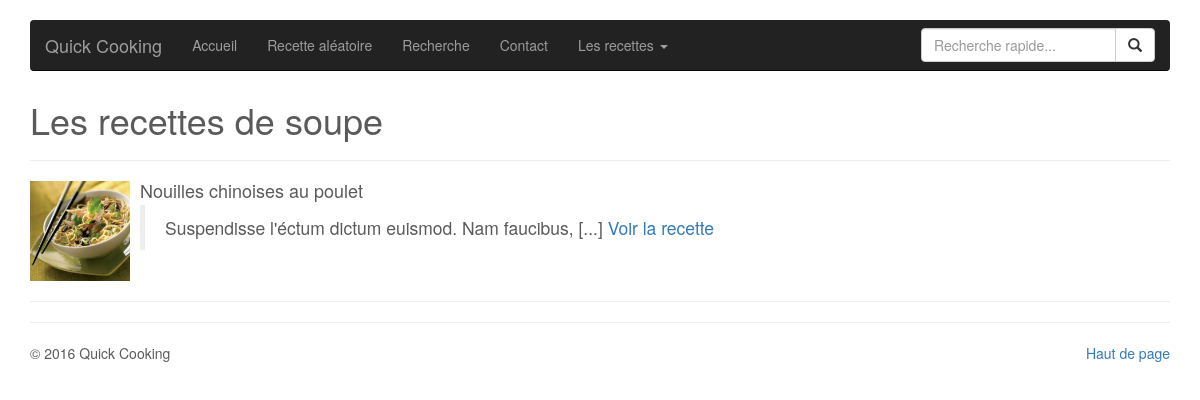
The page /recipes.php?type=3 on the database its author committed.
### tables this page shows
CREATE TABLE IF NOT EXISTS `recipe` (
  `id` int(11) NOT NULL AUTO_INCREMENT,
  `type` tinyint(2) NOT NULL,
  `title` varchar(100) NOT NULL,
  `ingredients` text NOT NULL,
  `content` text NOT NULL,
  `picture` varchar(100) DEFAULT NULL,
  `date` datetime DEFAULT NULL,
  PRIMARY KEY (`id`)
);

### class/Db.class.php (called while the page is built, shortened)
<?php
class Db extends PDO {
    private static $instance;
    public static function getInstance($database = null) {
    	$database = !empty($database) ? $database : self::DB;
    	if (!isset(self::$instance)) {
    		self::$instance = new Db($database);
    	}
    	return self::$instance;
    }
    public static function getParamType($value) {
		return is_numeric($value) ? PDO::PARAM_INT : PDO::PARAM_STR;
	}
	public static function bindValues(&$query, $vars = array()) {
		foreach($vars as $key => $val) {
			$query->bindValue($key, $val, self::getParamType($val));
		}
		return true;
	}
	public static function select($sql, $vars = array()) {
		$query = self::_query($sql, $vars);
		return $query->fetchAll();
	}
	private static function _query($sql, $vars = array()) {
		$db = self::getInstance();
		$query = $db->prepare($sql);
		self::bindValues($query, $vars);
		$query->execute();
		return $query;
	}
}

### class/Model.class.php (called while the page is built, shortened)
<?php
class Model {
	public function __construct($data = array()) {
		foreach($data as $key => $value) {
			$setter = $this->_setter($key);
		}
	}
	public function __get($key) {
		$getter = $this->_getter($key);
		if (method_exists($this, $getter)) {
			return $this->$getter();
		}
	}
	public static function getList($sql, $bindings = array()) {
		return self::_getList(Db::select($sql, $bindings));
	}
	private static function _getList($result) {
		$items = array();
		foreach($result as $item) {
			$items[] = new $entity($item);
		}
		return $items;
	}
	public static function getClass() {
		return ucfirst(get_called_class());
	}
    private function _getter($key) {
    	return Utils::getCamelCase('get'.ucfirst($key));
    }
    private function _setter($key) {
    	return Utils::getCamelCase('set'.ucfirst($key));
    }
}

### config/autoload.conf.php (called while the page is built, shortened)
<?php
function autoLoader($class_name) {
	$class_path = __DIR__.'/../class/'.$class_name.'.class.php';
	if (file_exists($class_path)) {
		return true;
	}
	throw new Exception('[AutoloadError] Class '.$class_name.' in '.$class_path.' not found');
}

### class/Recipe.class.php (called while the page is built, shortened)
<?php
class Recipe extends Model {
	private $id;
	private $title;
	private $content;
	private $picture;
	public static $default_picture = 'img/recipe.png';
	public static $type_labels = array(
		self::RECIP_TYPE_DEFAULT => 'cuisine',
		self::RECIP_TYPE_CAKE => 'gâteaux',
		self::RECIP_TYPE_FAST_FOOD => 'fast food',
		self::RECIP_TYPE_SOUP => 'soupe',
	);
	public static function getTypeLabel($type) {
		if (isset(self::$type_labels[$type])) {
			return self::$type_labels[$type];
		}
		return self::$type_labels[self::RECIP_TYPE_DEFAULT];
	}
	public function getId() {
		return $this->id;
	}
	public function getTitle() {
		return ucfirst($this->title);
	}
	public function getContent($max_length = 0, $end = '...') {
		return Utils::cutString($this->content, $max_length, $end);
	}
	public function getPicture($default = '') {
		$default_picture = $default ?: self::$default_picture;
		if (!empty($this->picture)) {
			$picture_path = 'img/'.$this->picture;
			if (file_exists($picture_path)) {
				return $picture_path;
			}
		}
		return $default_picture;
	}
	public function setId($id) {
		$this->id = $id;
	}
	public function setTitle($title) {
		$this->title = $title;
	}
	public function setContent($content) {
		$this->content = $content;
	}
	public function setPicture($picture) {
		$this->picture = $picture;
	}
}

### class/Utils.class.php (called while the page is built, shortened)
<?php
class Utils {
	public static function getCamelCase($str) {
		return lcfirst(str_replace(' ', '', ucwords(str_replace('_', ' ', $str))));
	}
	public static function cutString($text, $max_length = 0, $end = '...', $sep = '[@]') {
	    if ($max_length > 0 && strlen($text) > $max_length) {
	        $text = wordwrap($text, $max_length, $sep);
	        $text = explode($sep, $text);
	        return $text[0].$end;
	    }
	    return $text;
	}
}

### recipes.php (the view)
<?php
require_once 'partials/header.php';
$type = !empty($_GET['type']) ? intval($_GET['type']) : 0;
if (empty($type)) {
	$recipes = Recipe::getList('SELECT * FROM recipe');
} else {
	$recipes = Recipe::getList('SELECT * FROM recipe WHERE type = :type', array(':type' => $type));
}
?>
		<h1>Les recettes de <?= Recipe::getTypeLabel($type) ?></h1>
		<hr>
		<?php foreach($recipes as $recipe) { ?>
		<div class="media">
			<div class="media-left">
				<a href="#">
					<img class="media-object" src="<?= $recipe->getPicture() ?>" width="100" height="100" alt="...">
				</a>
			</div>
			<div class="media-body">
				<h4 class="media-heading"><?= $recipe->getTitle() ?></h4>
				<blockquote>
					<?= $recipe->getContent(50, ' [...]') ?> <a href="recipe.php?id=<?= $recipe->id ?>">Voir la recette</a>
				</blockquote>
			</div>
		</div>
		<hr>
		<?php } ?>
<?php require_once 'partials/footer.php' ?>

### css/styles.css (style rules this page uses)
body { padding-bottom: 40px; color: #5a5a5a; }

### rows shown on the page
recipe: picture (picture), title "Nouilles chinoises au poulet", content "Suspendisse l'éctum dictum euismod. Nam faucibus, [...]"

### other values the page prints
$page_name "Accueil"
$page_name "Recette aléatoire"
$page_name "Recherche"
$page_name "Contact"
$page_name "Les recettes"
Recipe::getTypeLabel($type) "soupe"
